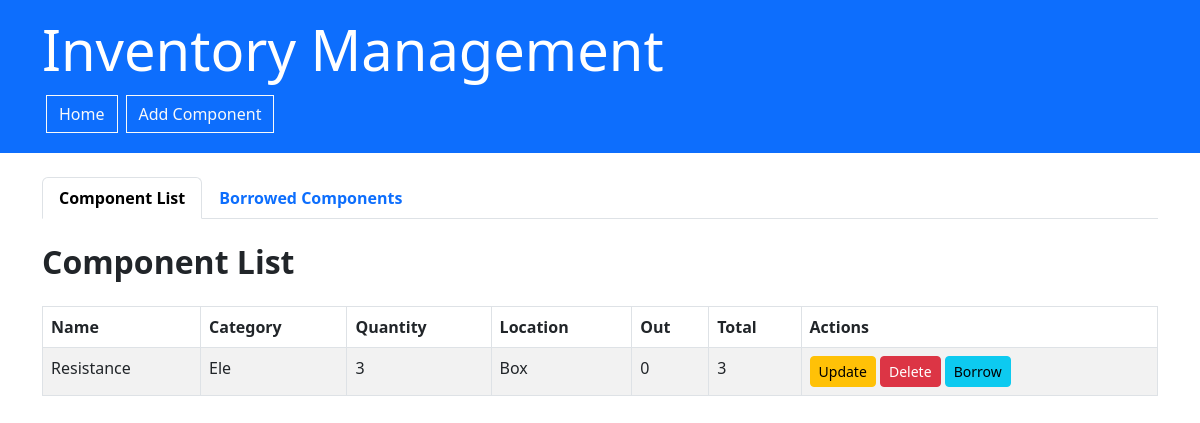
Before: / with the older database file.
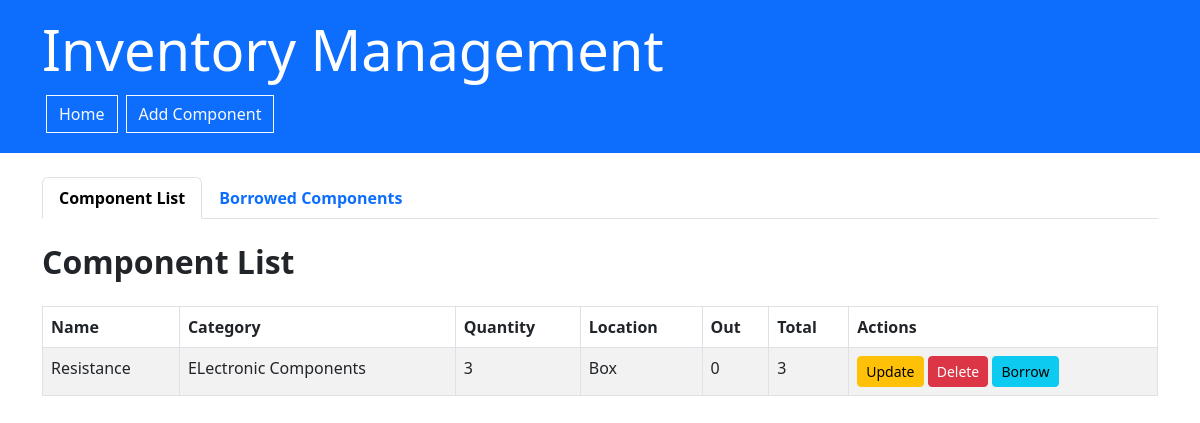
After: the same page with the newer database file.
### app.py (models this page shows, shortened)
class Component(db.Model):
    id = db.Column(db.Integer, primary_key=True)
    name = db.Column(db.String(100), nullable=False)
    category = db.Column(db.String(100), nullable=False)
    quantity = db.Column(db.Integer, nullable=False)
    location = db.Column(db.String(100), nullable=False)
    date_added = db.Column(db.DateTime, default=datetime.utcnow)
    date_removed = db.Column(db.DateTime, nullable=True)
    notes = db.Column(db.String(200), nullable=True)
    out = db.Column(db.Integer, nullable=True, default=0)

### app.py (the view)
@app.route('/')
def index():
    components = Component.query.all()
    borrowed_components = BorrowedComponent.query.all()
    return render_template('index.html', components=components, borrowed_components=borrowed_components)

### templates/index.html (shortened to what this page needs)
{% extends 'base.html' %} {% block content %}
<ul class="nav nav-tabs" id="myTab" role="tablist">
  <li class="nav-item" role="presentation">
    <button
      class="nav-link active fw-bold"
      id="home-tab"
      data-bs-toggle="tab"
      data-bs-target="#home"
      type="button"
      role="tab"
      aria-controls="home"
      aria-selected="true"
    >
      Component List
    </button>
  </li>
  <li class="nav-item" role="presentation">
    <button
      class="nav-link fw-bold"
      id="profile-tab"
      data-bs-toggle="tab"
      data-bs-target="#profile"
      type="button"
      role="tab"
      aria-controls="profile"
      aria-selected="false"
    >
      Borrowed Components
    </button>
  </li>
</ul>
<div class="tab-content">
  <div
    class="tab-pane active"
    id="home"
    role="tabpanel"
    aria-labelledby="home-tab"
  >
    <h2 class="my-4 fw-bold">Component List</h2>
    <table class="table table-striped table-bordered" id="myTable">
      <thead class="thead-dark">
        <tr>
          <th>Name</th>
          <th>Category</th>
          <th>Quantity</th>
          <th>Location</th>
          <th>Out</th>
          <th>Total</th>
          <th>Actions</th>
        </tr>
      </thead>
      <tbody>
        {% for component in components %}
        <tr>
          <td>{{ component.name }}</td>
          <td>{{ component.category }}</td>
          <td>{{ component.quantity }}</td>
          <td>{{ component.location }}</td>
          <td>{{ component.out }}</td>
          <td>{{ component.quantity - component.out }}</td>
          <td>
            <a
              href="{{ url_for('update', id=component.id) }}"
              class="btn btn-warning btn-sm"
              >Update</a
            >
            <a
              href="{{ url_for('delete', id=component.id) }}"
              class="btn btn-danger btn-sm"
              onclick="return confirm('Are you sure?')"
              >Delete</a
            >
            <a
              href="{{ url_for('borrow', component_id=component.id) }}"
              class="btn btn-info btn-sm"
              >Borrow</a
            >
          </td>
        </tr>
        {% endfor %}
      </tbody>
    </table>
  </div>
</div>
{% endblock %}

### templates/base.html (shortened to what this page needs)
<!doctype html>
<html lang="en">
<head>
    <link href="https://cdn.jsdelivr.net/npm/bootstrap@5.3.0-alpha1/dist/css/bootstrap.min.css" rel="stylesheet">
    <link rel="stylesheet" href="https://cdn.datatables.net/2.0.7/css/dataTables.dataTables.min.css">
</head>
<body>
    <header class="bg-primary text-white p-3">
        <div class="container">
            <h1 class="display-4">Inventory Management</h1>
            <nav class="nav">
                <a class="btn border-1 rounded-0 btn-outline-light m-1" href="{{ url_for('index') }}">Home</a>
                <a class="btn border-1 rounded-0 btn-outline-light m-1" href="{{ url_for('add') }}">Add Component</a>
            </nav>
        </div>
    </header>
    <main class="container my-4">
        {% block content %}{% endblock %}
    </main>
</body>
</html>

Changed rows visible on the page:
changed Component "Resistance": category "Ele" → "ELectronic Components"
